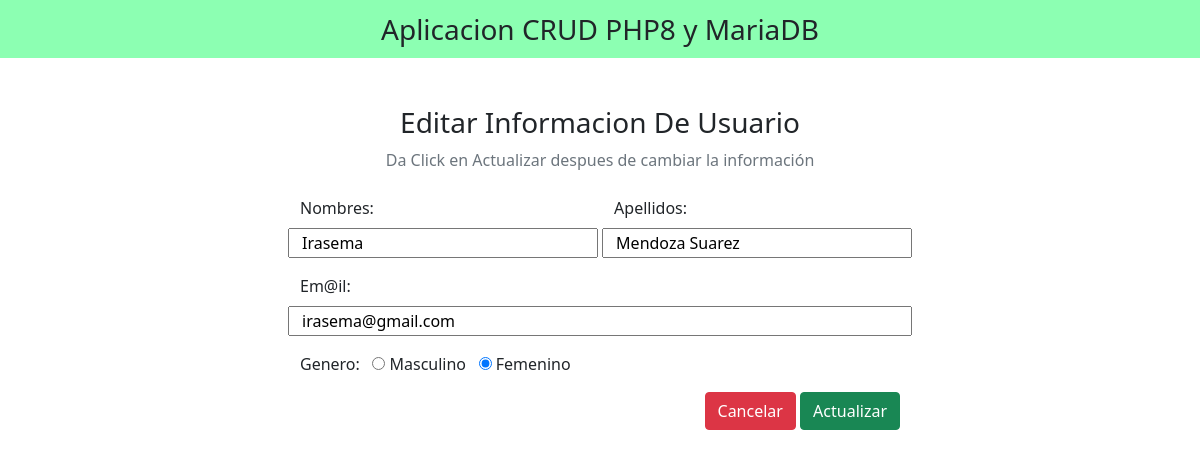
The app's page /editar.php?id=8 with its own data.
### tables this page shows
CREATE TABLE `clientes` (
  `id` int(100) NOT NULL,
  `nombres` varchar(100) NOT NULL,
  `apellidos` varchar(100) NOT NULL,
  `email` varchar(100) NOT NULL,
  `genero` varchar(100) NOT NULL
);

### editar.php (the view, shortened to what this page needs)
<?php
include('db_conexion.php');
?>
<!DOCTYPE html>
<html lang="en">
<head>
    <link rel="stylesheet" href="css/bootstrap.min.css" media="all">
</head>
<body>
    <nav class="navbar navbar-light justify-content-center fs-3 mb-5" style="background-color: #00FF5573";>
    Aplicacion CRUD PHP8 y MariaDB
    </nav>
    <div class="container mb-4">
        <h3 class="text-center">Editar Informacion De Usuario</h3>
        <p class="text-muted text-center">Da Click en Actualizar despues de cambiar la información
        </p>
    </div>
    <?php
    $id = $_GET['id'];
    $sql ="SELECT * FROM `clientes` WHERE id = $id LIMIT 1";
    $resultado = mysqli_query($conexion, $sql);
    $row = mysqli_fetch_assoc($resultado);
    ?>
    <div class="container d-flex justify-content-center">
        <form action="" method="post" style="width:50vw; min-width:300px;">
            <div class="row mb-3">
                <div class="row col">
                    <label class="form-label">Nombres:</label>
                    <input class="text" class="form-control" name="txtNombres" value="<?php echo $row['nombres']; ?>" required>
                </div>&nbsp;
                <div class="row col">
                    <label class="form-label">Apellidos:</label>
                    <input class="text" class="form-control" name="txtApellidos" value="<?php echo $row['apellidos']; ?>" required>
                </div>
            </div>
            <div class="row mb-3">
                <label class="form-label">Em@il:</label>
                <input class="email" class="form-control" name="txtCorreo" value="<?php echo $row['email']; ?>" required>
            </div>
            <div class="form-group mb-3 justify-content-center">
                <label for="">Genero:</label>&nbsp;&nbsp;
                <input id="masculino" value="masculino" type="radio" class="form-check-radio" name="radioGenero" <?php echo ($row['genero']=='masculino')?"checked":""; ?> >
                <label for="masculino" class="form-input-label">Masculino</label>&nbsp;&nbsp;
                <input id="femenino" value="femenino" type="radio" class="form-check-radio" name="radioGenero" <?php echo ($row['genero']=='femenino')?"checked":""; ?> >
                <label for="femenino" class="form-input-label">Femenino</label>
            </div>
            <div class="float-end">
                <a href="index.php" class="btn btn-danger">Cancelar</a>
                <button type="submit" class="btn btn-success" name="botonActualizar">Actualizar</button>
            </div>
        </form>
    </div>
</body>
</html>

### records on screen
clientes: txtNombres "Irasema", txtApellidos "Mendoza Suarez", txtCorreo "irasema@gmail.com", genero "☐ Masculino", genero "☑ Femenino"
